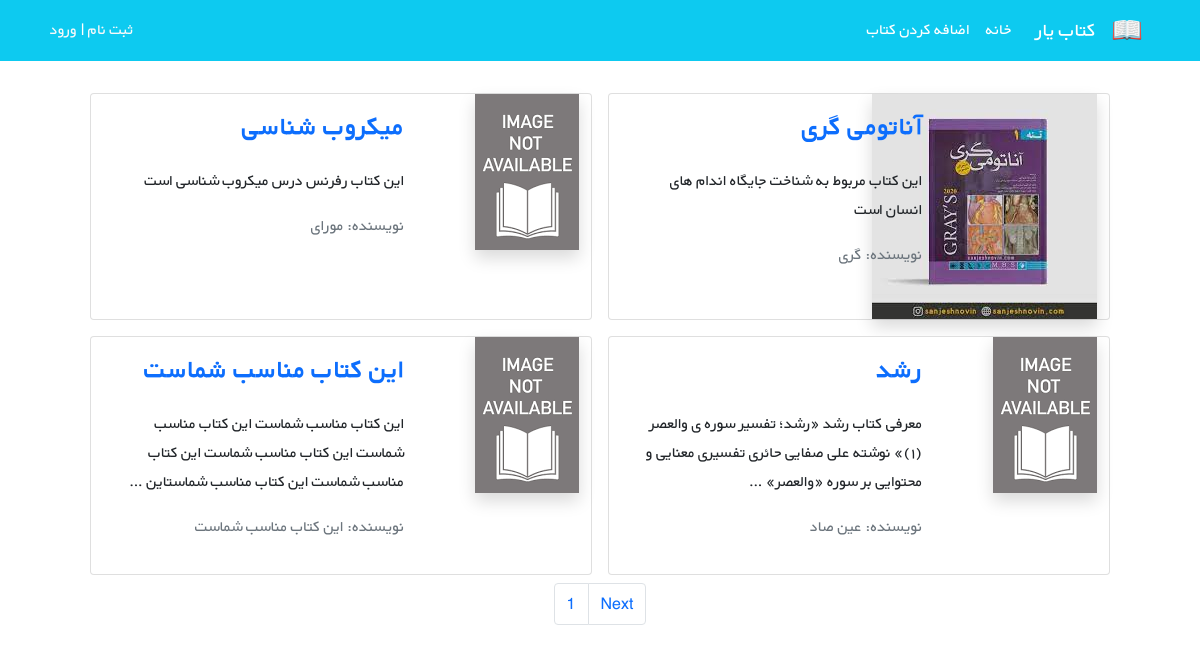
The page /books/ on the database its author committed.
### books/models.py (models this page shows, shortened)
class Book(models.Model):
    title = models.CharField(max_length=100)
    author = models.CharField(max_length=1000)
    description = models.TextField()
    price = models.DecimalField(max_digits=5, decimal_places=2)
    cover = models.ImageField(upload_to='book_covers', null=True, blank=True)
    def get_absolute_url(self):
        return reverse('book_details', args=[self.id])

### books/views.py (the view)
# urls.py: path('', views.BookListView.as_view(), name='book_list'),
class BookListView(generic.ListView):
    model = Book
    paginate_by = 4
    template_name = 'books/book_list.html'
    context_object_name = 'books'

### books/templates/books/book_list.html (shortened to what this page needs)
{% extends '_base.html' %}
{% load book_tags %}
{% load static %}
{% block content %}
    <div class="container mt-4">
        <div class="row flex-row-reverse justify-content-md-center">
            {% for book in books %}
                <div class="card m-2" style="max-width: 45%">
                    <div class="row g-0 h-100" dir="rtl">
                        <div class="col-md-4">
                            {% if book.cover %}
                                <img class="shadow" src="{{ book.cover.url }}"
                                     class="img-fluid rounded-start" alt="...">
                            {% else %}
                                <img class="shadow" src="{% static 'default image/img.png' %}"
                                     class="img-fluid rounded-start" alt="...">
                            {% endif %}
                        </div>
                        <div class="col-md-8 h-100">
                            <div class="d-flex flex-column justify-content-between h-100">
                                <div class="card-body">
                                    <h3 class="card-title "><strong><a href="{{ book.get_absolute_url }}"
                                                                       class="text-decoration-none">{{ book.title }}</a></strong>
                                    </h3>
                                    <p class="card-text pt-3">{{ book.description|truncatewords:20|linebreaksbr }}</p>
                                    <p class="text-muted">نویسنده: {{ book.author }}</p>
                                </div>
                            </div>
                        </div>
                    </div>
                </div>
            {% endfor %}
        </div>
    </div>
    <nav aria-label="Page navigation example">
        <ul class="pagination justify-content-center">
                <li class="page-item"><a class="page-link" href="#">{{ page_obj.number }}</a></li>
            {% if page_obj.has_next %}
                <li class="page-item"><a class="page-link" href="?page={{ page_obj.next_page_number}}">Next</a></li>
            {% endif %}
        </ul>
    </nav>
{% endblock content %}

### static/css/style.css (style rules this page uses)
* { font-family: 'BYekan', sans-serif; line-height: 1.8rem; }

### rows shown on the page
Book: cover (picture), title "آناتومی گری", description "این کتاب مربوط به شناخت جایگاه اندام های انسان است", author "گری"
Book: title "میکروب شناسی", description "این کتاب رفرنس درس میکروب شناسی است", author "مورای"
Book: title "رشد", description "معرفی کتاب رشد «رشد؛ تفسیر سوره ی والعصر (۱)» نوشته علی صفایی حائری تفسیری معنایی و محتوایی بر سوره «والعصر» …", author "عین صاد"
Book: title "این کتاب مناسب شماست", description "این کتاب مناسب شماست این کتاب مناسب شماست این کتاب مناسب شماست این کتاب مناسب شماست این کتاب مناسب شماستاین …", author "این کتاب مناسب شماست"

### other values the page prints
{{ page_obj.number }} "1"
